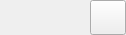
<?xml version="1.0" encoding="UTF-8"?>
<ui version="4.0">
 <class>TopRightWidget</class>
 <widget class="QWidget" name="TopRightWidget">
  <property name="geometry">
   <rect>
    <x>0</x>
    <y>0</y>
    <width>116</width>
    <height>35</height>
   </rect>
  </property>
  <property name="sizePolicy">
   <sizepolicy hsizetype="Minimum" vsizetype="Preferred">
    <horstretch>0</horstretch>
    <verstretch>0</verstretch>
   </sizepolicy>
  </property>
  <property name="windowTitle">
   <string>Form</string>
  </property>
  <layout class="QHBoxLayout" name="horizontalLayout">
   <property name="leftMargin">
    <number>9</number>
   </property>
   <property name="topMargin">
    <number>0</number>
   </property>
   <property name="rightMargin">
    <number>0</number>
   </property>
   <property name="bottomMargin">
    <number>0</number>
   </property>
   <item>
    <spacer name="horizontalSpacer">
     <property name="orientation">
      <enum>Qt::Horizontal</enum>
     </property>
     <property name="sizeHint" stdset="0">
      <size>
       <width>1</width>
       <height>20</height>
      </size>
     </property>
    </spacer>
   </item>
   <item>
    <widget class="RotatingSpinner" name="spinner" native="true">
     <property name="minimumSize">
      <size>
       <width>16</width>
       <height>0</height>
      </size>
     </property>
    </widget>
   </item>
   <item>
    <widget class="QLabel" name="labelWarning">
     <property name="text">
      <string/>
     </property>
    </widget>
   </item>
   <item>
    <widget class="QPushButton" name="pushUser">
     <property name="cursor">
      <cursorShape>PointingHandCursor</cursorShape>
     </property>
     <property name="toolTip">
      <string>Espace utilisateur</string>
     </property>
     <property name="text">
      <string/>
     </property>
     <property name="iconSize">
      <size>
       <width>28</width>
       <height>28</height>
      </size>
     </property>
     <property name="flat">
      <bool>true</bool>
     </property>
    </widget>
   </item>
   <item>
    <widget class="QToolButton" name="toolButton">
     <property name="cursor">
      <cursorShape>PointingHandCursor</cursorShape>
     </property>
     <property name="toolTip">
      <string>Menu principal</string>
     </property>
     <property name="text">
      <string notr="true"/>
     </property>
     <property name="iconSize">
      <size>
       <width>28</width>
       <height>28</height>
      </size>
     </property>
     <property name="popupMode">
      <enum>QToolButton::InstantPopup</enum>
     </property>
    </widget>
   </item>
  </layout>
 </widget>
 <customwidgets>
  <customwidget>
   <class>RotatingSpinner</class>
   <extends>QWidget</extends>
   <header>rotatingspinner.h</header>
   <container>1</container>
  </customwidget>
 </customwidgets>
 <resources/>
 <connections/>
</ui>
